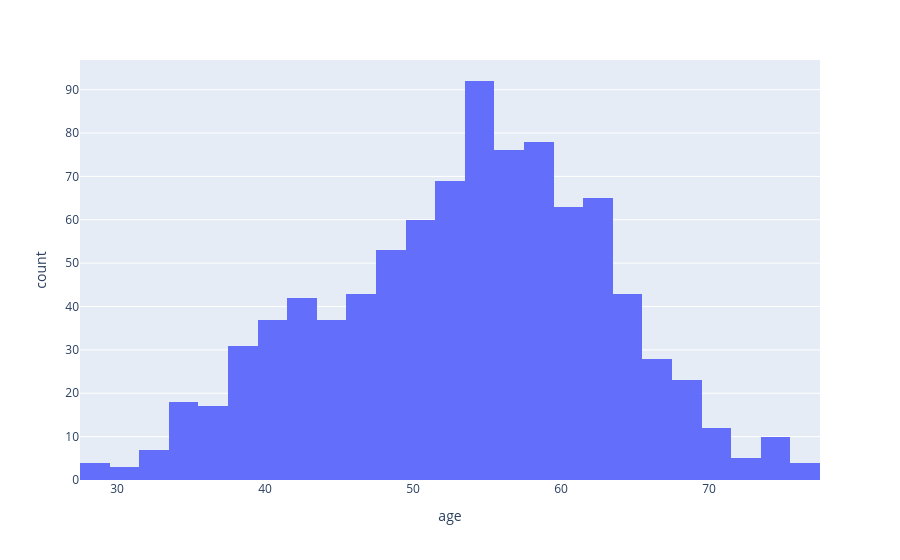

Notebook code for this chart:
### Code cell
fig = px.histogram(dg, x='age').show()

### Figure 1 — Plotly figure (JSON) as saved in the notebook; plotly's stock layout.template omitted (floating-point values rounded to 4 significant figures; data arrays with more than 128 entries replaced by an {"elided": "..."} marker saying what was removed)
{"data": [{"bingroup": "x", "hovertemplate": "age=%{x}<br>count=%{y}<extra></extra>", "legendgroup": "", "marker": {"color": "#636efa", "pattern": {"shape": ""}}, "name": "", "orientation": "v", "showlegend": false, "type": "histogram", "x": {"elided": "920 int values"}, "xaxis": "x", "yaxis": "y"}], "layout": {"barmode": "relative", "legend": {"tracegroupgap": 0}, "margin": {"t": 60}, "xaxis": {"anchor": "y", "domain": [0, 1], "title": {"text": "age"}}, "yaxis": {"anchor": "x", "domain": [0, 1], "title": {"text": "count"}}}}
